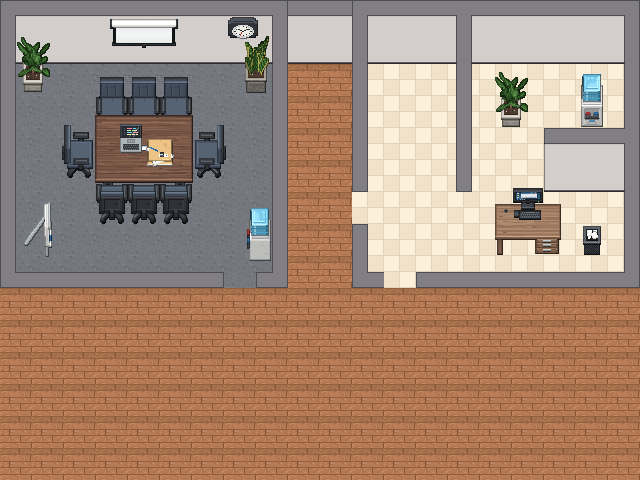

Tiled map render using the project's own tile images. Description and the whole map definition, tile-layer contents included, below:
An orthogonal 20x15 tile map with 32x32 px tiles, 3 tile layers (Terra, Mobles, Parets) and 5 objects.

<map version="1.10" tiledversion="1.12.2" orientation="orthogonal" renderorder="right-down" width="20" height="15" tilewidth="32" tileheight="32" infinite="0" nextlayerid="5" nextobjectid="6">
 <tileset firstgid="1" name="pixel_office_tiles" tilewidth="32" tileheight="32" tilecount="220" columns="10">
  <image source="../tilesets/pixel_office.png" width="320" height="704" />
  <tile id="16">
   <properties>
    <property name="collides" type="bool" value="true" />
   </properties>
  </tile>
  <tile id="17">
   <properties>
    <property name="collides" type="bool" value="true" />
   </properties>
  </tile>
  <tile id="18">
   <properties>
    <property name="collides" type="bool" value="true" />
   </properties>
  </tile>
  <tile id="19">
   <properties>
    <property name="collides" type="bool" value="true" />
   </properties>
  </tile>
  <tile id="20">
   <properties>
    <property name="collides" type="bool" value="true" />
   </properties>
  </tile>
  <tile id="21">
   <properties>
    <property name="collides" type="bool" value="true" />
   </properties>
  </tile>
  <tile id="22">
   <properties>
    <property name="collides" type="bool" value="true" />
   </properties>
  </tile>
  <tile id="23">
   <properties>
    <property name="collides" type="bool" value="true" />
   </properties>
  </tile>
  <tile id="24">
   <properties>
    <property name="collides" type="bool" value="true" />
   </properties>
  </tile>
  <tile id="25">
   <properties>
    <property name="collides" type="bool" value="true" />
   </properties>
  </tile>
  <tile id="26">
   <properties>
    <property name="collides" type="bool" value="true" />
   </properties>
  </tile>
  <tile id="27">
   <properties>
    <property name="collides" type="bool" value="true" />
   </properties>
  </tile>
  <tile id="28">
   <properties>
    <property name="collides" type="bool" value="true" />
   </properties>
  </tile>
  <tile id="29">
   <properties>
    <property name="collides" type="bool" value="true" />
   </properties>
  </tile>
  <tile id="30">
   <properties>
    <property name="collides" type="bool" value="true" />
   </properties>
  </tile>
  <tile id="31">
   <properties>
    <property name="collides" type="bool" value="true" />
   </properties>
  </tile>
  <tile id="32">
   <properties>
    <property name="collides" type="bool" value="true" />
   </properties>
  </tile>
  <tile id="33">
   <properties>
    <property name="collides" type="bool" value="true" />
   </properties>
  </tile>
  <tile id="34">
   <properties>
    <property name="collides" type="bool" value="true" />
   </properties>
  </tile>
  <tile id="42">
   <properties>
    <property name="collides" type="bool" value="true" />
   </properties>
  </tile>
  <tile id="43">
   <properties>
    <property name="collides" type="bool" value="true" />
   </properties>
  </tile>
  <tile id="51">
   <properties>
    <property name="collides" type="bool" value="true" />
   </properties>
  </tile>
  <tile id="52">
   <properties>
    <property name="collides" type="bool" value="true" />
   </properties>
  </tile>
  <tile id="60">
   <properties>
    <property name="collides" type="bool" value="true" />
   </properties>
  </tile>
  <tile id="61">
   <properties>
    <property name="collides" type="bool" value="true" />
   </properties>
  </tile>
  <tile id="69">
   <properties>
    <property name="collides" type="bool" value="true" />
   </properties>
  </tile>
  <tile id="70">
   <properties>
    <property name="collides" type="bool" value="true" />
   </properties>
  </tile>
  <tile id="78">
   <properties>
    <property name="collides" type="bool" value="true" />
   </properties>
  </tile>
  <tile id="79">
   <properties>
    <property name="collides" type="bool" value="true" />
   </properties>
  </tile>
  <tile id="87">
   <properties>
    <property name="collides" type="bool" value="true" />
   </properties>
  </tile>
  <tile id="88">
   <properties>
    <property name="collides" type="bool" value="true" />
   </properties>
  </tile>
  <tile id="89">
   <properties>
    <property name="collides" type="bool" value="true" />
   </properties>
  </tile>
  <tile id="90">
   <properties>
    <property name="collides" type="bool" value="true" />
   </properties>
  </tile>
  <tile id="91">
   <properties>
    <property name="collides" type="bool" value="true" />
   </properties>
  </tile>
  <tile id="92">
   <properties>
    <property name="collides" type="bool" value="true" />
   </properties>
  </tile>
  <tile id="93">
   <properties>
    <property name="collides" type="bool" value="true" />
   </properties>
  </tile>
  <tile id="94">
   <properties>
    <property name="collides" type="bool" value="true" />
   </properties>
  </tile>
  <tile id="96">
   <properties>
    <property name="collides" type="bool" value="true" />
   </properties>
  </tile>
  <tile id="100">
   <properties>
    <property name="collides" type="bool" value="true" />
   </properties>
  </tile>
  <tile id="102">
   <properties>
    <property name="collides" type="bool" value="true" />
   </properties>
  </tile>
  <tile id="103">
   <properties>
    <property name="collides" type="bool" value="true" />
   </properties>
  </tile>
  <tile id="104">
   <properties>
    <property name="collides" type="bool" value="true" />
   </properties>
  </tile>
  <tile id="105">
   <properties>
    <property name="collides" type="bool" value="true" />
   </properties>
  </tile>
  <tile id="106">
   <properties>
    <property name="collides" type="bool" value="true" />
   </properties>
  </tile>
  <tile id="108">
   <properties>
    <property name="collides" type="bool" value="true" />
   </properties>
  </tile>
  <tile id="109">
   <properties>
    <property name="collides" type="bool" value="true" />
   </properties>
  </tile>
  <tile id="110">
   <properties>
    <property name="collides" type="bool" value="true" />
   </properties>
  </tile>
  <tile id="112">
   <properties>
    <property name="collides" type="bool" value="true" />
   </properties>
  </tile>
  <tile id="113">
   <properties>
    <property name="collides" type="bool" value="true" />
   </properties>
  </tile>
  <tile id="114">
   <properties>
    <property name="collides" type="bool" value="true" />
   </properties>
  </tile>
  <tile id="115">
   <properties>
    <property name="collides" type="bool" value="true" />
   </properties>
  </tile>
  <tile id="116">
   <properties>
    <property name="collides" type="bool" value="true" />
   </properties>
  </tile>
  <tile id="118">
   <properties>
    <property name="collides" type="bool" value="true" />
   </properties>
  </tile>
  <tile id="119">
   <properties>
    <property name="collides" type="bool" value="true" />
   </properties>
  </tile>
  <tile id="120">
   <properties>
    <property name="collides" type="bool" value="true" />
   </properties>
  </tile>
  <tile id="124">
   <properties>
    <property name="collides" type="bool" value="true" />
   </properties>
  </tile>
  <tile id="129">
   <properties>
    <property name="collides" type="bool" value="true" />
   </properties>
  </tile>
  <tile id="130">
   <properties>
    <property name="collides" type="bool" value="true" />
   </properties>
  </tile>
  <tile id="134">
   <properties>
    <property name="collides" type="bool" value="true" />
   </properties>
  </tile>
  <tile id="139">
   <properties>
    <property name="collides" type="bool" value="true" />
   </properties>
  </tile>
  <tile id="140">
   <properties>
    <property name="collides" type="bool" value="true" />
   </properties>
  </tile>
  <tile id="144">
   <properties>
    <property name="collides" type="bool" value="true" />
   </properties>
  </tile>
  <tile id="147">
   <properties>
    <property name="collides" type="bool" value="true" />
   </properties>
  </tile>
  <tile id="148">
   <properties>
    <property name="collides" type="bool" value="true" />
   </properties>
  </tile>
  <tile id="149">
   <properties>
    <property name="collides" type="bool" value="true" />
   </properties>
  </tile>
  <tile id="150">
   <properties>
    <property name="collides" type="bool" value="true" />
   </properties>
  </tile>
  <tile id="154">
   <properties>
    <property name="collides" type="bool" value="true" />
   </properties>
  </tile>
  <tile id="157">
   <properties>
    <property name="collides" type="bool" value="true" />
   </properties>
  </tile>
  <tile id="158">
   <properties>
    <property name="collides" type="bool" value="true" />
   </properties>
  </tile>
  <tile id="159">
   <properties>
    <property name="collides" type="bool" value="true" />
   </properties>
  </tile>
  <tile id="169">
   <properties>
    <property name="collides" type="bool" value="true" />
   </properties>
  </tile>
  <tile id="170">
   <properties>
    <property name="collides" type="bool" value="true" />
   </properties>
  </tile>
  <tile id="179">
   <properties>
    <property name="collides" type="bool" value="true" />
   </properties>
  </tile>
  <tile id="180">
   <properties>
    <property name="collides" type="bool" value="true" />
   </properties>
  </tile>
  <tile id="183">
   <properties>
    <property name="collides" type="bool" value="true" />
   </properties>
  </tile>
  <tile id="184">
   <properties>
    <property name="collides" type="bool" value="true" />
   </properties>
  </tile>
  <tile id="185">
   <properties>
    <property name="collides" type="bool" value="true" />
   </properties>
  </tile>
  <tile id="186">
   <properties>
    <property name="collides" type="bool" value="true" />
   </properties>
  </tile>
  <tile id="187">
   <properties>
    <property name="collides" type="bool" value="true" />
   </properties>
  </tile>
  <tile id="188">
   <properties>
    <property name="collides" type="bool" value="true" />
   </properties>
  </tile>
  <tile id="189">
   <properties>
    <property name="collides" type="bool" value="true" />
   </properties>
  </tile>
 </tileset>
 <layer id="1" name="Terra" width="20" height="15">
  <data encoding="csv">
98,98,98,98,98,98,98,98,98,98,98,98,98,98,98,98,98,98,98,98,
98,98,98,98,98,98,98,98,98,98,98,98,98,98,98,98,98,98,98,98,
98,36,37,38,39,40,41,42,98,98,98,98,123,124,98,126,127,128,129,98,
98,45,46,47,48,49,50,51,98,98,98,98,133,134,98,136,137,138,139,98,
98,54,55,56,57,58,59,60,98,98,98,98,143,144,98,146,147,98,98,98,
98,63,64,65,66,67,68,69,98,98,98,98,153,154,98,156,157,98,98,98,
98,72,73,74,75,76,77,78,98,98,98,161,163,164,165,166,167,168,169,98,
98,81,82,83,84,85,86,87,98,98,98,98,173,174,175,176,177,178,179,98,
98,98,98,98,98,98,98,96,98,98,98,98,183,98,98,98,98,98,98,98,
98,98,98,98,98,98,98,98,98,98,98,98,98,98,98,98,98,98,98,98,
98,98,98,98,98,98,98,98,98,98,98,98,98,98,98,98,98,98,98,98,
98,98,98,98,98,98,98,98,98,98,98,98,98,98,98,98,98,98,98,98,
98,98,98,98,98,98,98,98,98,98,98,98,98,98,98,98,98,98,98,98,
98,98,98,98,98,98,98,98,98,98,98,98,98,98,98,98,98,98,98,98,
98,98,98,98,98,98,98,98,98,98,98,98,98,98,98,98,98,98,98,98
</data>
 </layer>
 <layer id="2" name="Mobles" width="20" height="15">
  <data encoding="csv">
0,0,0,0,0,0,0,0,0,0,0,0,0,0,0,0,0,0,0,0,
0,0,0,0,0,0,0,0,0,0,0,0,0,0,0,0,0,0,0,0,
0,0,0,0,0,0,0,0,0,0,0,0,0,0,0,205,206,0,204,0,
0,0,0,0,0,0,0,0,0,0,0,0,0,0,0,215,216,0,214,0,
0,0,0,0,0,0,0,0,0,0,0,0,0,0,0,0,0,0,0,0,
0,0,0,0,0,0,0,0,0,0,0,0,0,0,0,0,192,0,0,0,
0,0,0,0,0,0,0,0,0,0,0,0,0,0,0,201,202,203,0,0,
0,0,0,0,0,0,0,0,0,0,0,0,0,0,0,211,212,213,217,0,
0,0,0,0,0,0,0,0,0,0,0,0,0,0,0,0,0,0,0,0,
0,0,0,0,0,0,0,0,0,0,0,0,0,0,0,0,0,0,0,0,
0,0,0,0,0,0,0,0,0,0,0,0,0,0,0,0,0,0,0,0,
0,0,0,0,0,0,0,0,0,0,0,0,0,0,0,0,0,0,0,0,
0,0,0,0,0,0,0,0,0,0,0,0,0,0,0,0,0,0,0,0,
0,0,0,0,0,0,0,0,0,0,0,0,0,0,0,0,0,0,0,0,
0,0,0,0,0,0,0,0,0,0,0,0,0,0,0,0,0,0,0,0
</data>
 </layer>
 <layer id="3" name="Parets" width="20" height="15">
  <data encoding="csv">
17,18,19,20,21,22,23,24,25,103,104,101,103,104,105,106,107,107,109,110,
26,27,28,29,30,31,32,33,34,113,114,111,113,114,115,116,117,117,119,120,
35,0,0,0,0,0,0,0,43,0,0,121,0,0,125,0,0,0,0,130,
44,0,0,0,0,0,0,0,52,0,0,131,0,0,135,0,0,0,0,140,
53,0,0,0,0,0,0,0,61,0,0,141,0,0,145,0,0,148,149,150,
62,0,0,0,0,0,0,0,70,0,0,151,0,0,155,0,0,158,159,160,
71,0,0,0,0,0,0,0,79,0,0,0,0,0,0,0,0,0,0,170,
80,0,0,0,0,0,0,0,88,0,0,171,0,0,0,0,0,0,0,180,
89,90,91,92,93,94,95,0,97,0,0,181,0,184,185,186,187,188,189,190,
0,0,0,0,0,0,0,0,0,0,0,0,0,0,0,0,0,0,0,0,
0,0,0,0,0,0,0,0,0,0,0,0,0,0,0,0,0,0,0,0,
0,0,0,0,0,0,0,0,0,0,0,0,0,0,0,0,0,0,0,0,
0,0,0,0,0,0,0,0,0,0,0,0,0,0,0,0,0,0,0,0,
0,0,0,0,0,0,0,0,0,0,0,0,0,0,0,0,0,0,0,0,
0,0,0,0,0,0,0,0,0,0,0,0,0,0,0,0,0,0,0,0
</data>
 </layer>
 <objectgroup id="4" name="Objectes">
  <object id="1" x="224" y="320" width="32" height="32">
   <properties>
    <property name="tipus" value="spawn" />
   </properties>
  </object>
  <object id="2" x="32" y="64" width="224" height="192">
   <properties>
    <property name="tipus" value="zona" />
    <property name="nomSala" value="Sala de Reunions" />
    <property name="streamUrl" value="https://interactive-examples.mdn.mozilla.net/media/cc0-videos/flower.mp4" />
    <property name="aforament" type="int" value="6" />
   </properties>
  </object>
  <object id="3" x="120" y="120" width="32" height="32">
   <properties>
    <property name="tipus" value="monitor" />
    <property name="titol" value="Pantalla Codi" />
   </properties>
  </object>
  <object id="4" x="480" y="64" width="128" height="192">
   <properties>
    <property name="tipus" value="zona" />
    <property name="nomSala" value="Zona Cafè" />
    <property name="streamUrl" value="https://media.w3.org/2010/05/sintel/trailer.mp4" />
    <property name="titolMonitor" value="Càmera Descans · Canal 02" />
    <property name="aforament" type="int" value="4" />
   </properties>
  </object>
  <object id="5" x="512" y="187" width="32" height="32">
   <properties>
    <property name="tipus" value="monitor" />
    <property name="titol" value="Pantalla Info" />
   </properties>
  </object>
 </objectgroup>
</map>
